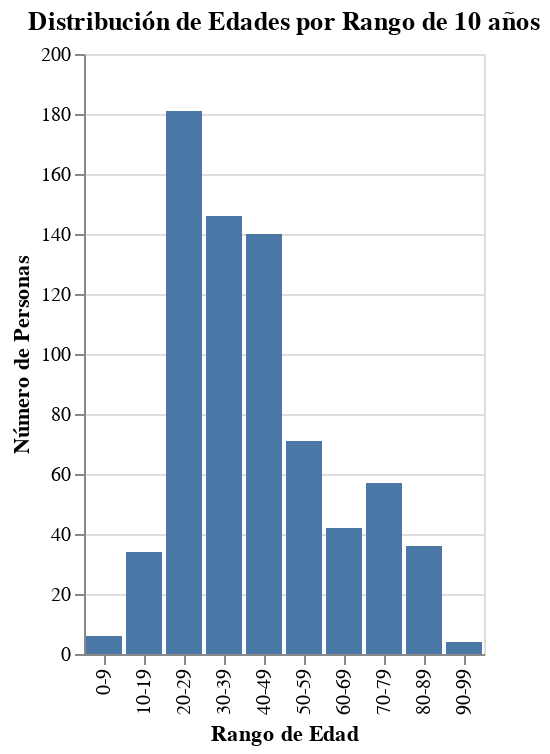

Notebook cell for this chart:
### Code cell
bins = list(range(0, 101, 10))  # Rangos de 10 en 10 hasta 100 años
labels = [f"{i}-{i+9}" for i in range(0, 100, 10)]  # Etiquetas para los rangos

# Agregar una nueva columna al DataFrame con los rangos de edad
victimas['Grupo_Etario'] = pd.cut(victimas['Edad'], bins=bins, labels=labels, right=False)

# Contar el número de personas en cada grupo etario
edad_counts = victimas['Grupo_Etario'].value_counts().reset_index()
edad_counts.columns = ['Grupo_Etario', 'Count']

# Crear el gráfico
chart = alt.Chart(edad_counts).mark_bar().encode(
    x=alt.X('Grupo_Etario:O', title='Rango de Edad'),
    y=alt.Y('Count:Q', title='Número de Personas'),
    tooltip=['Grupo_Etario', 'Count']
).properties(
    title='Distribución de Edades por Rango de 10 años'
)
chart.show()

### Figure 1 — Vega-Lite specification as saved in the notebook (floating-point values rounded to 4 significant figures)
{"config": {"view": {"continuousWidth": 300, "continuousHeight": 300}}, "data": {"name": "data-c8d78f70c30e0e88636087f160ec20c9"}, "mark": {"type": "bar"}, "encoding": {"tooltip": [{"field": "Grupo_Etario", "type": "ordinal"}, {"field": "Count", "type": "quantitative"}], "x": {"field": "Grupo_Etario", "title": "Rango de Edad", "type": "ordinal"}, "y": {"field": "Count", "title": "Número de Personas", "type": "quantitative"}}, "title": "Distribución de Edades por Rango de 10 años", "$schema": "https://vega.github.io/schema/vega-lite/v5.17.0.json", "datasets": {"data-c8d78f70c30e0e88636087f160ec20c9": [{"Grupo_Etario": "20-29", "Count": 181}, {"Grupo_Etario": "30-39", "Count": 146}, {"Grupo_Etario": "40-49", "Count": 140}, {"Grupo_Etario": "50-59", "Count": 71}, {"Grupo_Etario": "70-79", "Count": 57}, {"Grupo_Etario": "60-69", "Count": 42}, {"Grupo_Etario": "80-89", "Count": 36}, {"Grupo_Etario": "10-19", "Count": 34}, {"Grupo_Etario": "0-9", "Count": 6}, {"Grupo_Etario": "90-99", "Count": 4}]}}
